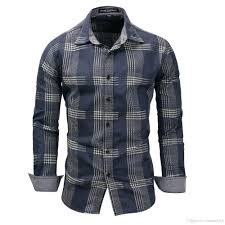
#> input picture lab2/B22_E22CSEU0645_Divyansh/uploads/images.jpeg, 225 x 225 px, found by its file name
$ jupyter execute Computer_vision_6.ipynb
#> lines starting #> are read from the running program, lines starting #| are printed output that depends on the picture; after the words box and inside, x2 and y2 are one past the last pixel; in counts of white or black regions, pixels touching at a corner belong together
[cell 1]
import cv2
import numpy as np
import matplotlib.pyplot as plt
from skimage import color, filters
from skimage.segmentation import slic, mark_boundaries
from skimage.feature import canny
from skimage.color import rgb2gray
import torch
from torchvision import models, transforms
from PIL import Image

[cell 2]
def edge_based_segmentation(image_path):
#> called with image_path = '/content/images.jpeg'
    image = cv2.imread(image_path, cv2.IMREAD_GRAYSCALE)
#> image: shape (225, 225); min 0, max 255, mean 166.6
    if image is None:
        raise ValueError(f"Error: Could not load image at {image_path}")
    edges = cv2.Canny(image, 100, 200)
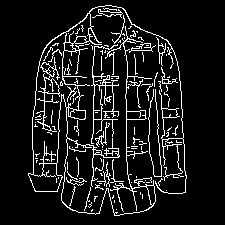
#> edges: shape (225, 225); 9.8% white in thin lines or dots, all inside (x1, y1, x2, y2) = (28, 5, 187, 216)
    plt.imshow(edges, cmap='gray')
    plt.title('Canny Edge Detection')
    plt.show()

[cell 3]
# Task 1.2: Region-based segmentation using SLIC
def region_based_segmentation(image_path):
#> called with image_path = '/content/images.jpeg'
    image = cv2.imread(image_path)
#> image is the input picture: shape (225, 225, 3); mean B, G, R 171.2, 166.5, 164.8
    segments = slic(image, n_segments=100, compactness=10)
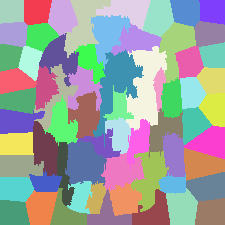
#> segments: shape (225, 225) int64; 65 distinct labels, from 1 to 65; one colour per label, 0 black
    plt.imshow(mark_boundaries(image, segments))
    plt.title('SLIC Segmentation')
    plt.show()
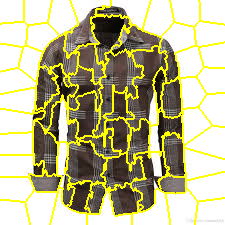
#> shown: shape (225, 225, 3) float64; mean R, G, B 0.736, 0.721, 0.561

[cell 4]
# Task 1.3: Hough Transform for line and circle detection
def hough_transform(image_path):
#> called with image_path = '/content/images.jpeg'
    image = cv2.imread(image_path, cv2.IMREAD_GRAYSCALE)
    edges = cv2.Canny(image, 50, 150)
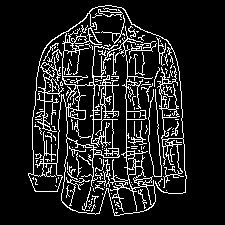
#> edges: shape (225, 225); 12.7% white in thin lines or dots, all inside (x1, y1, x2, y2) = (28, 5, 187, 216)

    # Detect lines
    lines = cv2.HoughLines(edges, 1, np.pi / 180, 150)
#> lines = None
    result = cv2.cvtColor(image, cv2.COLOR_GRAY2BGR)
    if lines is not None:
        for rho, theta in lines[:, 0]:
            a, b = np.cos(theta), np.sin(theta)
            x0, y0 = a * rho, b * rho
            x1, y1 = int(x0 + 1000 * (-b)), int(y0 + 1000 * (a))
            x2, y2 = int(x0 - 1000 * (-b)), int(y0 - 1000 * (a))
            cv2.line(result, (x1, y1), (x2, y2), (0, 255, 0), 2)

    # Detect circles
    circles = cv2.HoughCircles(image, cv2.HOUGH_GRADIENT, 1, 20, param1=50, param2=30, minRadius=0, maxRadius=0)
#> circles = 66 rows, first 8: [209.5, 71.5, 147.8], [121.5, 120.5, 54.8], [81.5, 122.5, 49.3], [199.5, 116.5, 106.4], [210.5, 97.5, 121.9], [17.5, 71.5, 109.3], [216.5, 131.5, 90.6], [224.5, 112.5, 119.2]
    if circles is not None:
        circles = np.uint16(np.around(circles))
#> circles = 66 rows, first 8: [210, 72, 148], [122, 120, 55], [82, 122, 49], [200, 116, 106], [210, 98, 122], [18, 72, 109], [216, 132, 91], [224, 112, 119]
        for i in circles[0, :]:
            cv2.circle(result, (i[0], i[1]), i[2], (255, 0, 0), 2)
#> this loop made 66 passes
#> i on passes 1 to 12: [210, 72, 148], [122, 120, 55], [82, 122, 49], [200, 116, 106], [210, 98, 122], [18, 72, 109], [216, 132, 91], [224, 112, 119], [142, 102, 38], [214, 162, 122], [4, 54, 126], [10, 108, 87]
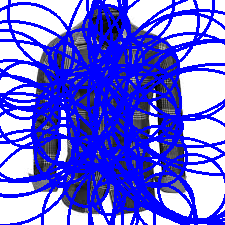
#> result: shape (225, 225, 3); mean B, G, R 226, 101.4, 101.4

    plt.imshow(result)
    plt.title('Hough Transform for Lines and Circles')
    plt.show()

[cell 5]
# Task 2.1: Object Detection using YOLO (Pretrained Model)
def object_detection_yolo(image_path):
    model = torch.hub.load('ultralytics/yolov5', 'yolov5s')
    img = Image.open(image_path)
    results = model(img)
    results.show()

[cell 6]
# Task 2.2: Object Detection using Faster-RCNN (Pretrained Model)
def object_detection_rcnn(image_path):
    model = models.detection.fasterrcnn_resnet50_fpn(pretrained=True)
    model.eval()
    transform = transforms.Compose([transforms.ToTensor()])
    image = Image.open(image_path).convert("RGB")
    image_tensor = transform(image).unsqueeze(0)
    output = model(image_tensor)
    print(output)

[cell 7]
# Example usage
image_path = '/content/images.jpeg'
edge_based_segmentation(image_path)
region_based_segmentation(image_path)
hough_transform(image_path)
object_detection_yolo(image_path)
#> (the call stopped at in object_detection_yolo, `model = torch.hub.load('ultralytics/yolov5', 'yolov5s')`: torch is not available in this run)
object_detection_rcnn(image_path)
#> (the call stopped at in object_detection_rcnn, `model = models.detection.fasterrcnn_resnet50_fpn(pretrained=True)`: torchvision is not available in this run)
